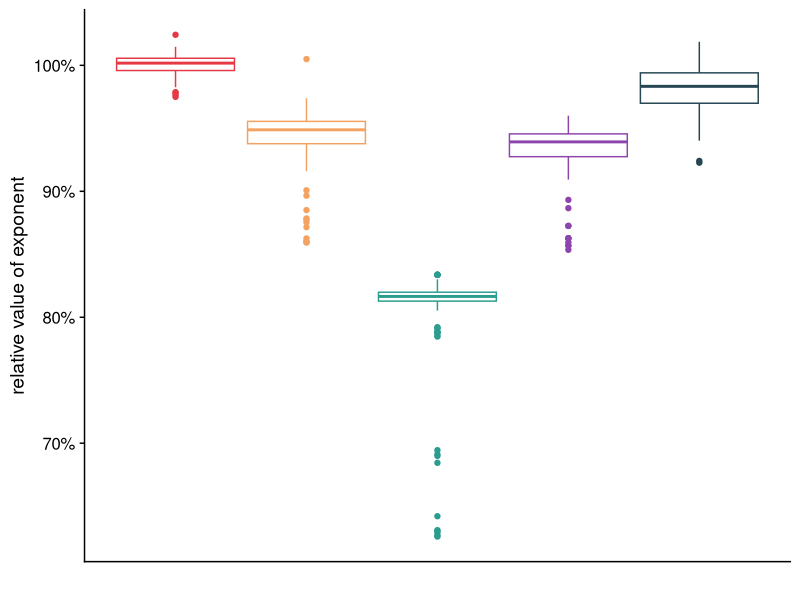
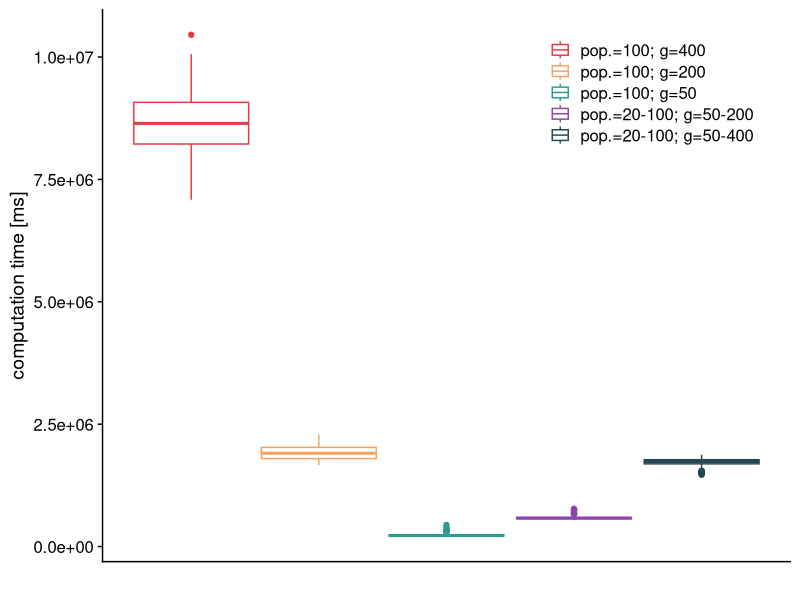
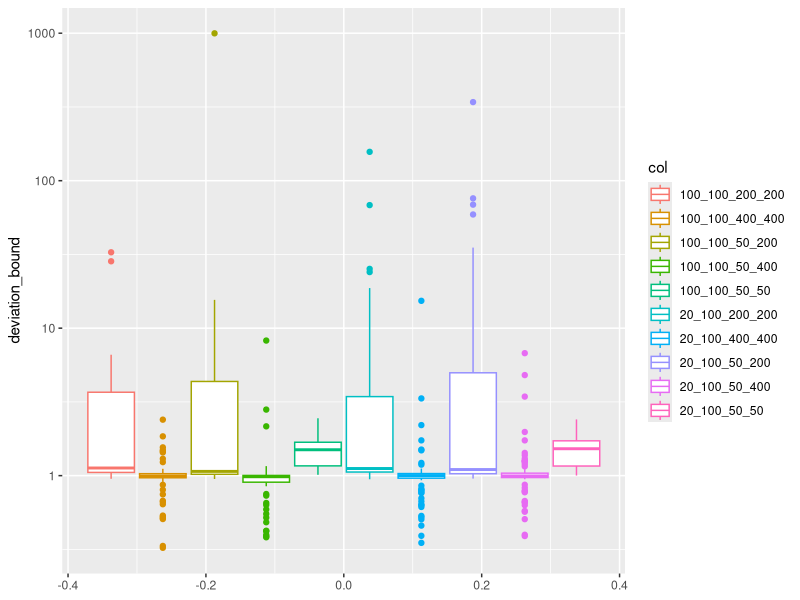
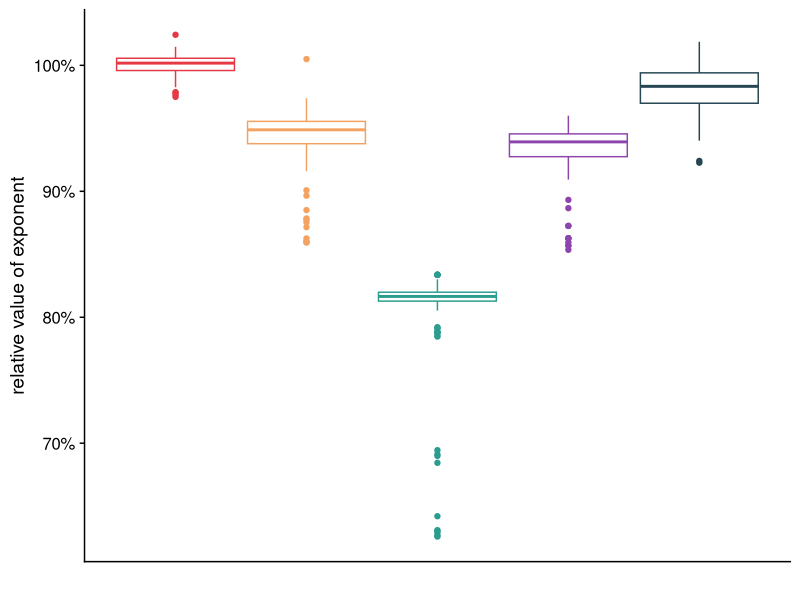
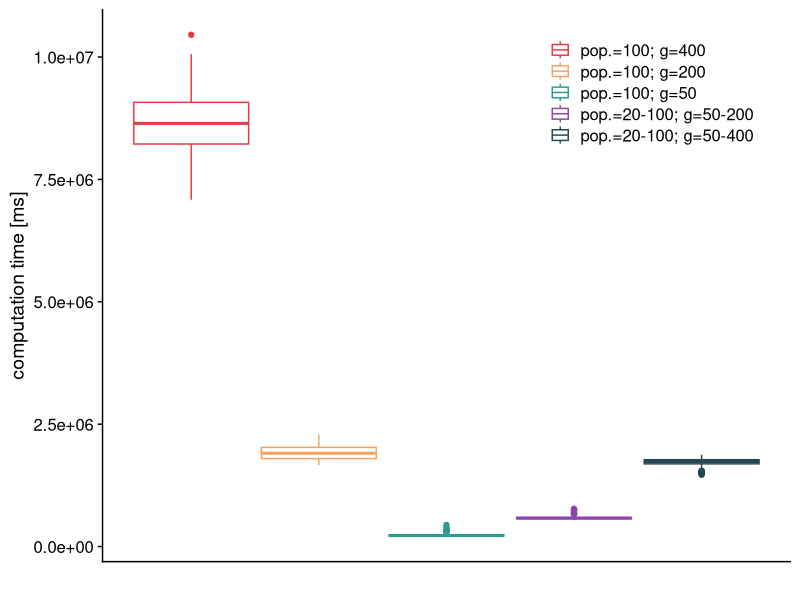

Source code (R) for these figures, in order:
## ---- chunk 1
library(MASS)
library(ggplot2)
library(cowplot)
library(dplyr)
library(scales)
## ---- chunk 2
data <- read.csv("output_all.csv")

str(data)

data <- data
## ---- chunk 3
rearranged_data = data%>% 
  group_by(q1,percentage) %>%
  summarise(
    min_exp = min(exponent),
    max_exp = max(exponent),
    mean_exp = mean(exponent),
    min_time = min(time),
    max_time = max(time),
    mean_time = mean(time),
  ) %>% select(min_exp, q1, percentage)

rearranged_data
## ---- chunk 4
filtered = data[data$exponent>-0.5 & data$id !=0 & data$id!=1 ,]
filtered
## ---- chunk 5
mean_data = data[data$min_population==100 & data$max_population == 100 & data$min_granularity ==400 & data$max_granularity==400 & data$exact_n0=='False',] %>%
  group_by(id) %>%
  summarise(
    mean_exp_with_max_config = mean(exponent),
    mean_time_with_max_config = mean(time)
  )
## ---- chunk 6
mean_data
## ---- chunk 7
divided_by_mean_data = data[data$exact_n0=="False",] %>% left_join(mean_data, by="id") %>%
  mutate(deviation_exponent = exponent/mean_exp_with_max_config, deviation_time = time/mean_time_with_max_config) %>%select(id, num_generations, min_population, max_population, min_granularity, max_granularity, deviation_exponent, deviation_time, time) %>%
  mutate(col=paste(min_population,max_population,min_granularity,max_granularity, sep="_"))

divided_by_mean_data

divided_by_mean_data[divided_by_mean_data$col=="100_100_400_400" | divided_by_mean_data$col=="100_100_200_200" | divided_by_mean_data$col=="100_100_50_50",]
## ---- chunk 8
plot_data = divided_by_mean_data[divided_by_mean_data$col=="100_100_400_400" | divided_by_mean_data$col=="100_100_200_200" | divided_by_mean_data$col=="100_100_50_50" | divided_by_mean_data$col=="20_100_50_400" | divided_by_mean_data$col=="20_100_50_200",]

plot_data$col = factor(plot_data$col, levels=c("100_100_400_400", "100_100_200_200","100_100_50_50","20_100_50_200","20_100_50_400"))

ggplot(plot_data) + 
  geom_boxplot(aes(y=deviation_exponent, color=col))+
  scale_color_manual(values = c(
    "100_100_400_400"="#E63946",
    "100_100_200_200"="#F4A261",
    "100_100_50_50"="#2A9D8F",
    "20_100_50_200"="#8E44AD",
    "20_100_50_400"="#264653"
  ),
  labels = c(
    "100_100_400_400"="pop.=100; g=400",
    "100_100_200_200"="pop.=100; g=200",
    "100_100_50_50"="pop.=100; g=50",
    "20_100_50_200"="pop.=20-100; g=50-200",
    "20_100_50_400"="pop.=20-100; g=50-400"
  )) +
  labs(col=NULL)+
  ylab("relative value of exponent")+
  xlab("")+
  guides(color=guide_legend(reverse = FALSE))+
  scale_y_continuous(labels=percent)+
  theme_half_open() +
  theme(legend.position="none", axis.ticks.x=element_blank(), axis.text.x=element_blank())

ggsave("genetic_algorithm_exponent.pdf",width=7, height=5)
## ---- chunk 9
ggplot(plot_data) + 
  geom_boxplot(aes(y=time, color=col))+
  scale_color_manual(values = c(
    "100_100_400_400"="#E63946",
    "100_100_200_200"="#F4A261",
    "100_100_50_50"="#2A9D8F",
    "20_100_50_200"="#8E44AD",
    "20_100_50_400"="#264653"
  ),
  labels = c(
    "100_100_400_400"="pop.=100; g=400",
    "100_100_200_200"="pop.=100; g=200",
    "100_100_50_50"="pop.=100; g=50",
    "20_100_50_200"="pop.=20-100; g=50-200",
    "20_100_50_400"="pop.=20-100; g=50-400"
  )) +
  labs(col=NULL)+
  ylab("computation time [ms]")+
  xlab("")+
  guides(color=guide_legend(reverse = FALSE))+
  theme_half_open()+
  theme(legend.position="inside",legend.position.inside=c(0.65,0.85), axis.ticks.x=element_blank(), axis.text.x=element_blank())

ggsave("genetic_algorithm_time.pdf",width=7, height=5)
## ---- chunk 10
mean_data_exact = data[data$min_population==100 & data$max_population == 100 & data$min_granularity ==400 & data$max_granularity==400 & data$exact_n0=='True',] %>%
  group_by(id) %>%
  summarise(
    mean_bound_with_max_config = mean(explicit_bound),
    mean_time_with_max_config = mean(time)
  )
## ---- chunk 11
divided_by_mean_data_exact = data[data$exact_n0=="True",] %>% left_join(mean_data_exact, by="id") %>%
  mutate(deviation_bound = explicit_bound/mean_bound_with_max_config, deviation_time = time/mean_time_with_max_config) %>%select(id, num_generations, min_population, max_population, min_granularity, max_granularity, deviation_bound, deviation_time) %>%
  mutate(col=paste(min_population,max_population,min_granularity,max_granularity, sep="_"))

divided_by_mean_data_exact
## ---- chunk 12
ggplot(divided_by_mean_data_exact) + 
  geom_boxplot(aes(y=deviation_bound, color=col))+
  scale_y_log10()
